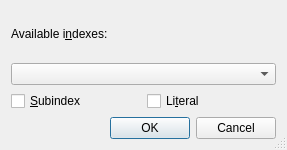
<?xml version="1.0" encoding="UTF-8"?>
<ui version="4.0">
 <class>PrintindexUi</class>
 <widget class="QDialog" name="PrintindexUi">
  <property name="geometry">
   <rect>
    <x>0</x>
    <y>0</y>
    <width>287</width>
    <height>150</height>
   </rect>
  </property>
  <property name="windowTitle">
   <string/>
  </property>
  <property name="sizeGripEnabled">
   <bool>true</bool>
  </property>
  <layout class="QGridLayout" name="gridLayout">
   <item row="0" column="0">
    <layout class="QVBoxLayout">
     <property name="spacing">
      <number>6</number>
     </property>
     <property name="leftMargin">
      <number>0</number>
     </property>
     <property name="topMargin">
      <number>0</number>
     </property>
     <property name="rightMargin">
      <number>0</number>
     </property>
     <property name="bottomMargin">
      <number>0</number>
     </property>
     <item>
      <widget class="QLabel" name="indicesLA">
       <property name="text">
        <string>Available i&amp;ndexes:</string>
       </property>
       <property name="buddy">
        <cstring>indicesCO</cstring>
       </property>
      </widget>
     </item>
     <item>
      <widget class="QComboBox" name="indicesCO">
       <property name="toolTip">
        <string>Select the index that shall be printed at this place of the document.</string>
       </property>
      </widget>
     </item>
    </layout>
   </item>
   <item row="1" column="0">
    <layout class="QHBoxLayout" name="horizontalLayout_2">
     <item>
      <widget class="QCheckBox" name="subindexCB">
       <property name="toolTip">
        <string>Check if this index should be part (e.g., a section) of the former one.</string>
       </property>
       <property name="text">
        <string>&amp;Subindex</string>
       </property>
      </widget>
     </item>
     <item>
      <widget class="QCheckBox" name="literalCB">
       <property name="toolTip">
        <string>Pass index names literally to LaTeX. Check this if you want to use LaTeX code in index names.</string>
       </property>
       <property name="text">
        <string>Li&amp;teral</string>
       </property>
      </widget>
     </item>
    </layout>
   </item>
   <item row="2" column="0">
    <widget class="QDialogButtonBox" name="buttonBox">
     <property name="standardButtons">
      <set>QDialogButtonBox::Cancel|QDialogButtonBox::Ok</set>
     </property>
    </widget>
   </item>
  </layout>
 </widget>
 <tabstops>
  <tabstop>indicesCO</tabstop>
 </tabstops>
 <includes>
  <include location="local">qt_i18n.h</include>
 </includes>
 <resources/>
 <connections/>
</ui>
